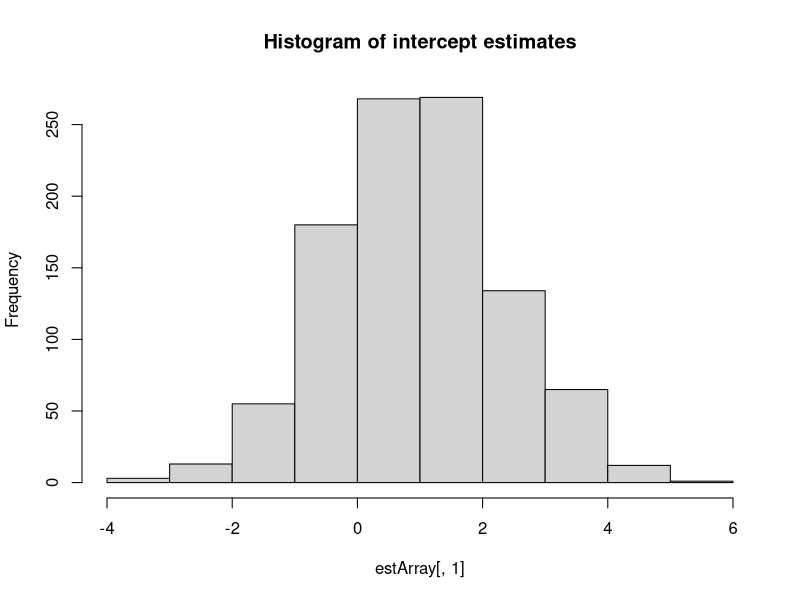
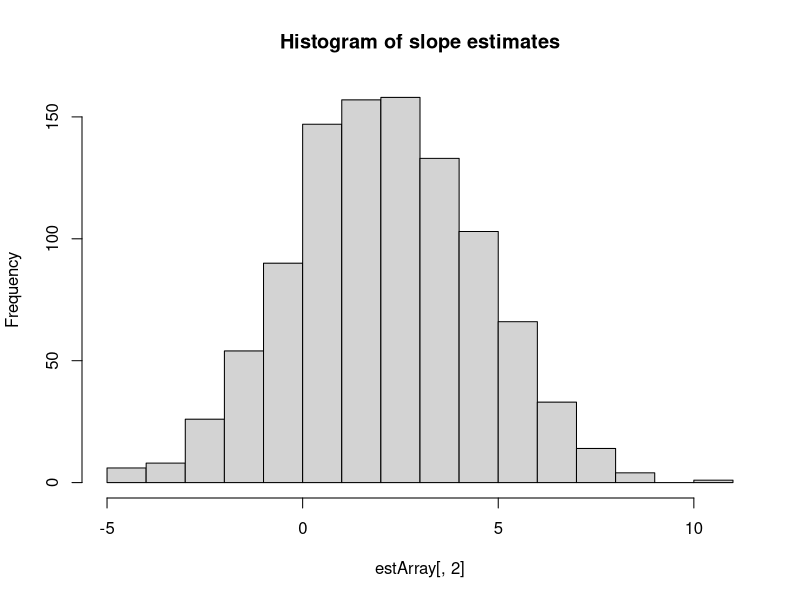

Here is the R script that generated these plots, in order:
## ---- chunk 1
knitr::opts_chunk$set(echo = TRUE)
## ---- chunk 2
set.seed(1234)
## ---- chunk 3
n <- 1000
x <- runif(n)
y <- 1+2*x+rnorm(n,mean=0,sd=3)
## ---- chunk 4
set.seed(1234)
## ---- chunk 5
#specify number of simulations to perform
nSim <- 1000
#specify sample size of each simulation
n <- 20

#set up an array to store parameter estimates
estArray <- array(0, dim=c(nSim,2))

for (i in 1:nSim) {
  #simulate a normally distributed covariate x
  x <- runif(n)
  #simulate outcome y
  y <- 1 + 2*x + rnorm(n, mean=0, sd=3)
  
  #analyse simulated data by linear regression
  fitmod <- lm(y~x)
  #store estimated coefficients in estArray
  estArray[i,] <- coefficients(fitmod)
}
## ---- chunk 6
colMeans(estArray)
## ---- chunk 7
hist(estArray[,1], main='Histogram of intercept estimates')
hist(estArray[,2], main='Histogram of slope estimates')
## ---- chunk 8
sd(estArray[,2]/sqrt(nSim))
## ---- chunk 9
c(mean(estArray[,2]) - 1.96*sd(estArray[,2]/sqrt(nSim)), mean(estArray[,2]) + 1.96*sd(estArray[,2]/sqrt(nSim)))
## ---- chunk 10
set.seed(1234)
nSim <- 10000
#set up an array to store parameter estimates
estArray <- array(0, dim=c(nSim,2))

for (i in 1:nSim) {
  #simulate a normally distributed covariate x
  x <- rnorm(n=n)
  #simulate outcome y
  y <- 1 + 2*x + rnorm(n, mean=0, sd=3)
  
  #analyse simulated data by linear regression
  fitmod <- lm(y~x)
  #store estimated coefficients in estArray
  estArray[i,] <- coefficients(fitmod)
}

c(mean(estArray[,2]) - 1.96*sd(estArray[,2]/sqrt(nSim)), mean(estArray[,2]) + 1.96*sd(estArray[,2]/sqrt(nSim)))
## ---- chunk 11
confint(fitmod)
## ---- chunk 12
str(confint(fitmod))
## ---- chunk 13
c(confint(fitmod)[2,1], confint(fitmod)[2,2])
## ---- chunk 14
set.seed(1234)
nSim <- 10000
#set up an array to store parameter estimates
estArray <- array(0, dim=c(nSim,2))
ciArray <- array(0, dim=c(nSim,2))

for (i in 1:nSim) {
  #simulate a normally distributed covariate x
  x <- rnorm(n=n)
  #simulate outcome y
  y <- 1 + 2*x + rnorm(n, mean=0, sd=3)
  
  #analyse simulated data by linear regression
  fitmod <- lm(y~x)
  #store estimated coefficients in estArray
  estArray[i,] <- coefficients(fitmod)
  #store CI limits
  ciArray[i,] <- c(confint(fitmod)[2,1], confint(fitmod)[2,2])
}
## ---- chunk 15
mean((ciArray[,1]<2) & (ciArray[,2]>2))
## ---- chunk 16
runSim <- function(nSim=1000, n, b0, b1, resSD) {
  #set up an array to store parameter estimates
  estArray <- array(0, dim=c(nSim,2))
  ciArray <- array(0, dim=c(nSim,2))
  
  for (i in 1:nSim) {
    #simulate a normally distributed covariate x
    x <- rnorm(n=n)
    #simulate outcome y
    y <- b0 + b1*x + rnorm(n, mean=0, sd=resSD)
    
    #analyse simulated data by linear regression
    fitmod <- lm(y~x)
    #store estimated coefficients in estArray
    estArray[i,] <- coefficients(fitmod)
    #store CI limits
    ciArray[i,] <- c(confint(fitmod)[2,1], confint(fitmod)[2,2])
  }
  list(estArray=estArray, ciArray=ciArray, nSim=nSim, n=n, b0=b0, b1=b1, resSD=resSD)
}
## ---- chunk 17
set.seed(1234)
results <- vector("list", 3)
results[[1]] <- runSim(n=100,b0=1,b1=1,resSD=1)
results[[2]] <- runSim(n=100,b0=1,b1=1,resSD=10)
results[[3]] <- runSim(n=100,b0=1,b1=1,resSD=100)
## ---- chunk 18
resultsTable <- array(0, dim=c(3,3))
for (i in 1:3) {
  #mean of estimates
  resultsTable[i,1] <- mean(results[[i]]$estArray[,2])
  #sd of estimates
  resultsTable[i,2] <- sd(results[[i]]$estArray[,2])
  #CI coverage
  resultsTable[i,3] <- 100*mean((results[[i]]$ciArray[,1]<results[[i]]$b1) & (results[[i]]$ciArray[,2]>results[[i]]$b1))
}
resultsTable
## ---- chunk 19
row.names(resultsTable) <- rep("", 3)
for (i in 1:3) {
  row.names(resultsTable)[i] <- paste("Res. SD ", results[[i]]$resSD, sep="")
}
colnames(resultsTable) <- c("Mean slope", "SD of slope", "95% CI coverage")
## ---- chunk 20
resultsTable
## ---- chunk 21
knitr::kable(resultsTable)
## ---- chunk 22
knitr::kable(resultsTable, digits=3)
